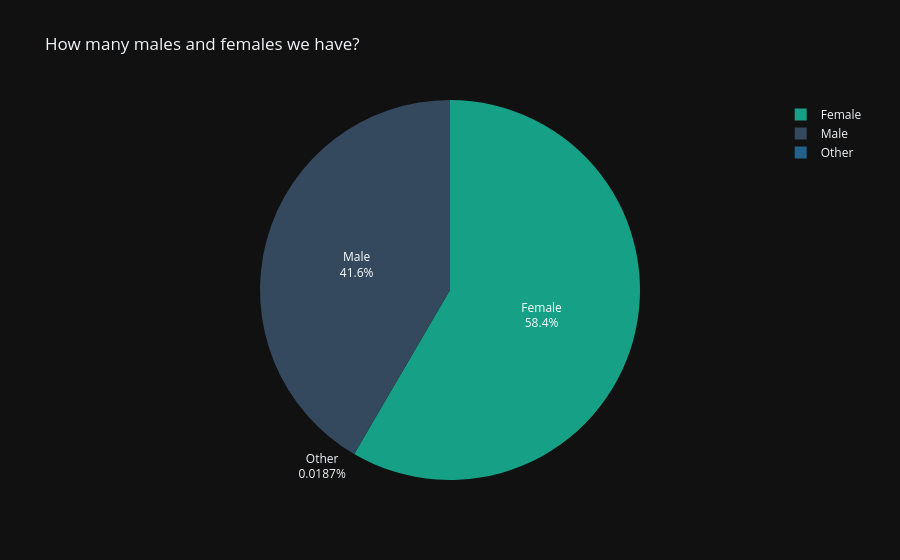

Source (notebook cell):
### Markdown cell above
# <span style="color:rgb(102, 133, 190); font-size: 24px; font-weight: bold;">1. Univariate Analysis</span>

### Code cell
gender_sum = df['gender'].value_counts()

fig = px.pie(
    values=gender_sum.values,
    names=gender_sum.index,
    color_discrete_sequence=colors[3:],
    title="How many males and females we have?",
    template="plotly_dark"
)

fig.update_traces(textinfo='label+percent')
fig.show()

### Figure 1 — Plotly figure (JSON) as saved in the notebook; plotly's stock layout.template omitted (floating-point values rounded to 4 significant figures)
{"data": [{"domain": {"x": [0, 1], "y": [0, 1]}, "hovertemplate": "label=%{label}<br>value=%{value}<extra></extra>", "labels": ["Female", "Male", "Other"], "legendgroup": "", "name": "", "showlegend": true, "textinfo": "label+percent", "type": "pie", "values": [56161, 39967, 18]}], "layout": {"legend": {"tracegroupgap": 0}, "piecolorway": ["#16A085", "#34495E", "#21618C ", "#512E5F", "#45B39D", "#AAB7B8", "#20B2AA", "#FF69B4", "#00CED1", "#FF7F50", "#7FFF00", "#DA70D6"], "title": {"text": "How many males and females we have?"}}}
